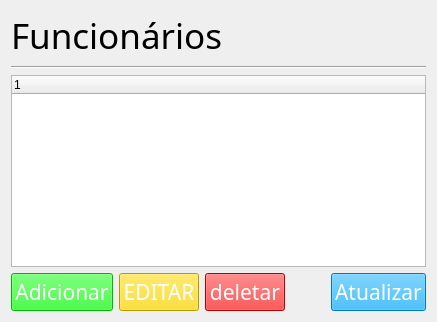
      <widget class="QWidget" name="pg_funcionario">
       <layout class="QVBoxLayout" name="verticalLayout_12">
        <item>
         <layout class="QVBoxLayout" name="vl_titulo_12">
          <item>
           <widget class="QLabel" name="labelTitulo_12">
            <property name="font">
             <font>
              <family>Bebas Neue</family>
              <pointsize>26</pointsize>
             </font>
            </property>
            <property name="text">
             <string>Funcionários</string>
            </property>
           </widget>
          </item>
          <item>
           <widget class="Line" name="line_12">
            <property name="orientation">
             <enum>Qt::Horizontal</enum>
            </property>
           </widget>
          </item>
         </layout>
        </item>
        <item>
         <widget class="QTreeWidget" name="tabelaFuncionario">
          <property name="selectionMode">
           <enum>QAbstractItemView::SingleSelection</enum>
          </property>
          <column>
           <property name="text">
            <string notr="true">1</string>
           </property>
          </column>
         </widget>
        </item>
        <item>
         <layout class="QHBoxLayout" name="hl_botoes_11">
          <item>
           <widget class="QPushButton" name="adicionarFuncionario">
            <property name="sizePolicy">
             <sizepolicy hsizetype="Minimum" vsizetype="Fixed">
              <horstretch>0</horstretch>
              <verstretch>0</verstretch>
             </sizepolicy>
            </property>
            <property name="minimumSize">
             <size>
              <width>80</width>
              <height>0</height>
             </size>
            </property>
            <property name="font">
             <font>
              <family>Bebas Neue</family>
              <pointsize>16</pointsize>
             </font>
            </property>
            <property name="styleSheet">
             <string notr="true">color: rgb(255, 255, 255);
background-color: rgb(0, 255, 0);
border-color: transparent;</string>
            </property>
            <property name="text">
             <string>Adicionar</string>
            </property>
           </widget>
          </item>
          <item>
           <widget class="QPushButton" name="editarFuncionario">
            <property name="sizePolicy">
             <sizepolicy hsizetype="Minimum" vsizetype="Fixed">
              <horstretch>0</horstretch>
              <verstretch>0</verstretch>
             </sizepolicy>
            </property>
            <property name="minimumSize">
             <size>
              <width>80</width>
              <height>0</height>
             </size>
            </property>
            <property name="font">
             <font>
              <family>Bebas Neue</family>
              <pointsize>16</pointsize>
             </font>
            </property>
            <property name="styleSheet">
             <string notr="true">color: rgb(255, 255, 255);
background-color: rgb(255, 217, 0);
border-color: transparent;</string>
            </property>
            <property name="text">
             <string>EDITAR</string>
            </property>
           </widget>
          </item>
          <item>
           <widget class="QPushButton" name="deletarFuncionario">
            <property name="sizePolicy">
             <sizepolicy hsizetype="Minimum" vsizetype="Fixed">
              <horstretch>0</horstretch>
              <verstretch>0</verstretch>
             </sizepolicy>
            </property>
            <property name="minimumSize">
             <size>
              <width>80</width>
              <height>0</height>
             </size>
            </property>
            <property name="font">
             <font>
              <family>Bebas Neue</family>
              <pointsize>16</pointsize>
             </font>
            </property>
            <property name="styleSheet">
             <string notr="true">color: rgb(255, 255, 255);
background-color: rgb(255, 0, 0);
border-color: transparent;</string>
            </property>
            <property name="text">
             <string>deletar</string>
            </property>
            <property name="flat">
             <bool>false</bool>
            </property>
           </widget>
          </item>
          <item>
           <spacer name="espH_11">
            <property name="orientation">
             <enum>Qt::Horizontal</enum>
            </property>
            <property name="sizeType">
             <enum>QSizePolicy::Expanding</enum>
            </property>
            <property name="sizeHint" stdset="0">
             <size>
              <width>40</width>
              <height>20</height>
             </size>
            </property>
           </spacer>
          </item>
          <item>
           <widget class="QPushButton" name="atualizarFuncionarios">
            <property name="sizePolicy">
             <sizepolicy hsizetype="Minimum" vsizetype="Fixed">
              <horstretch>0</horstretch>
              <verstretch>0</verstretch>
             </sizepolicy>
            </property>
            <property name="minimumSize">
             <size>
              <width>80</width>
              <height>0</height>
             </size>
            </property>
            <property name="font">
             <font>
              <family>Bebas Neue</family>
              <pointsize>16</pointsize>
             </font>
            </property>
            <property name="styleSheet">
             <string notr="true">color: rgb(255, 255, 255);
background-color: rgb(0, 170, 255);
border-color: transparent;</string>
            </property>
            <property name="text">
             <string>Atualizar</string>
            </property>
           </widget>
          </item>
         </layout>
        </item>
       </layout>
      </widget>
